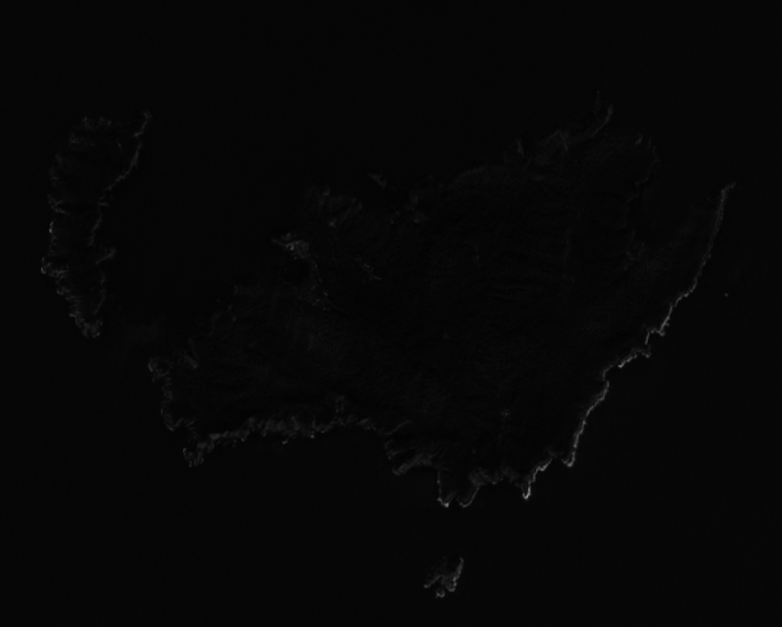
#> input picture Port-Cros/2023-01-29-00_00_2023-01-29-23_59_Sentinel-2_L2A_B02_(Raw).tiff, 782 x 627 px; the run also reads 4 pictures not shown here
$ python main.py
#> lines starting #> are read from the running program, lines starting #| are printed output that depends on the picture; after the words box and inside, x2 and y2 are one past the last pixel; in counts of white or black regions, pixels touching at a corner belong together
# -*- coding: utf-8 -*-
"""
Created on Mon Mar  3 11:00:14 2025

@author: maboorai279
"""

import numpy as np
import cv2
import matplotlib.pyplot as plt


def histogramme(ima):
    h = np.zeros([256, 1])
    NL, NC = ima.shape
    for i in range(NL):
        for j in range(NC):
            val = ima[i, j]
            h[val] += 1
    return h

def binarisation(img_in, seuil):
    dim = img_in.shape
    img_out = np.zeros(dim)

    for i in range(dim[0]):
        for j in range(dim[1]):
            if img_in[i,j] > seuil:
                img_out[i,j] = 1

    img_out = img_out.astype('uint8')
    return img_out


img_avant_b = cv2.imread("2023-01-29-00_00_2023-01-29-23_59_Sentinel-2_L2A_B02_(Raw).tiff", cv2.IMREAD_GRAYSCALE)
#> img_avant_b is the input picture: shape (627, 782); min 1, max 148, mean 6.3
img_avant_v = cv2.imread("2023-01-29-00_00_2023-01-29-23_59_Sentinel-2_L2A_B03_(Raw).tiff", cv2.IMREAD_GRAYSCALE)
img_avant_r = cv2.imread("2023-01-29-00_00_2023-01-29-23_59_Sentinel-2_L2A_B04_(Raw).tiff", cv2.IMREAD_GRAYSCALE)
img_avant_pir = cv2.imread("2023-01-29-00_00_2023-01-29-23_59_Sentinel-2_L2A_B08_(Raw).tiff", cv2.IMREAD_GRAYSCALE)
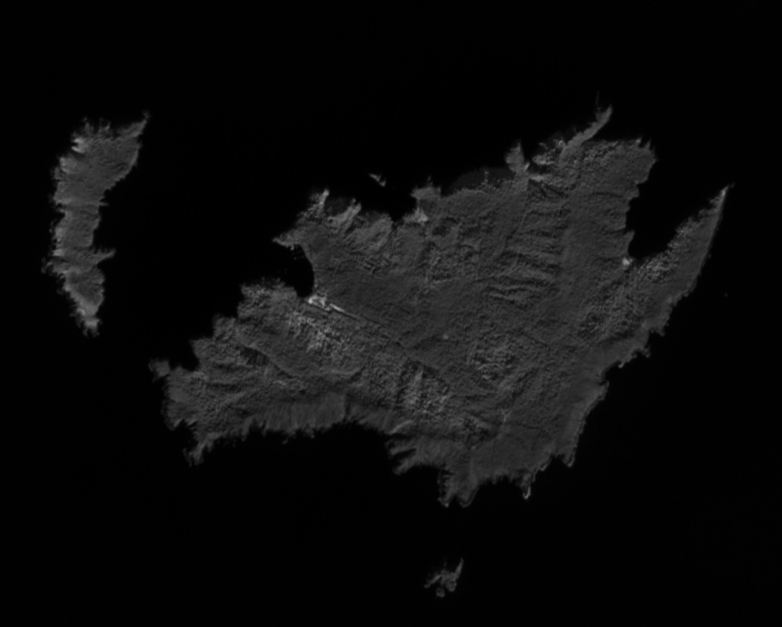
#> input picture Port-Cros/2023-01-29-00_00_2023-01-29-23_59_Sentinel-2_L2A_B08_(Raw).tiff, 782 x 627 px
#> img_avant_pir is the input picture: shape (627, 782); min 0, max 183, mean 12.9

dim_avant = img_avant_r.shape
#> dim_avant = (627, 782)

image_avant = np.zeros([dim_avant[0], dim_avant[1], 4], dtype = 'uint8')
image_avant[:, :, 0] = img_avant_b
image_avant[:, :, 1] = img_avant_v
image_avant[:, :, 2] = img_avant_r
image_avant[:, :, 3] = img_avant_pir

image_avant_col = image_avant[:, :, 0:3]
cv2.imshow("image en hiver en vraie couleur", image_avant_col*4)
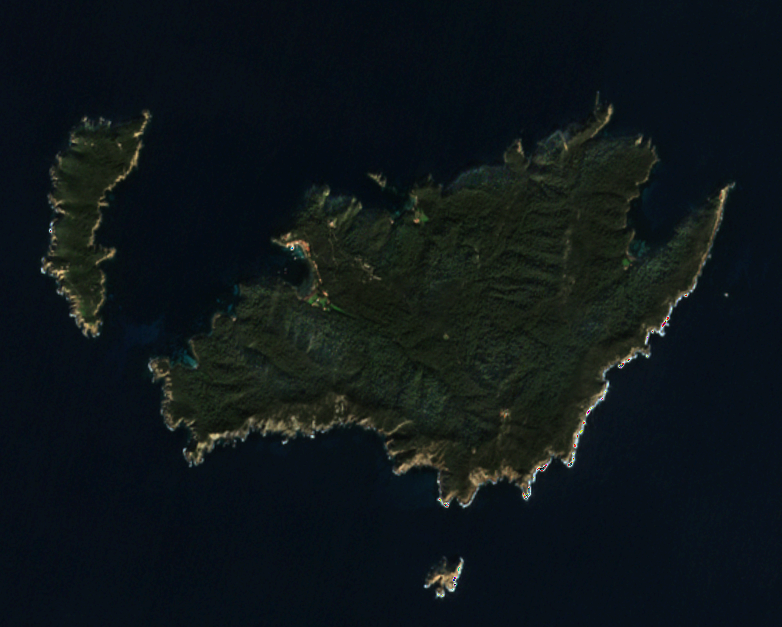
#> window 'image en hiver en vraie couleu': shape (627, 782, 3); mean B, G, R 24.9, 22.2, 14.3
cv2.waitKey(0)

image_avant_col[:, :, 2] = img_avant_pir
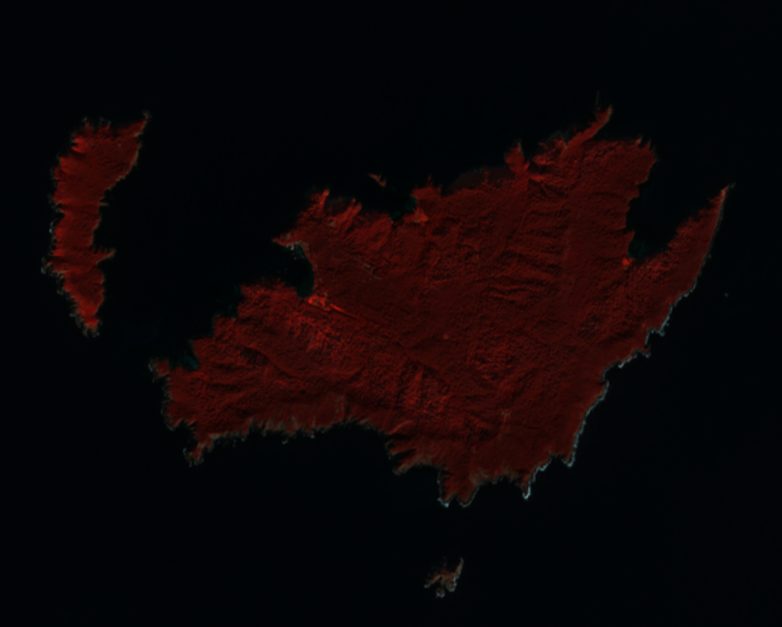
#> image_avant_col: shape (627, 782, 3); mean of channels 0, 1, 2 6.3, 5.6, 12.9; drawn as B, G, R
cv2.imshow("image en hiver en fausse couleur", image_avant_col*2)
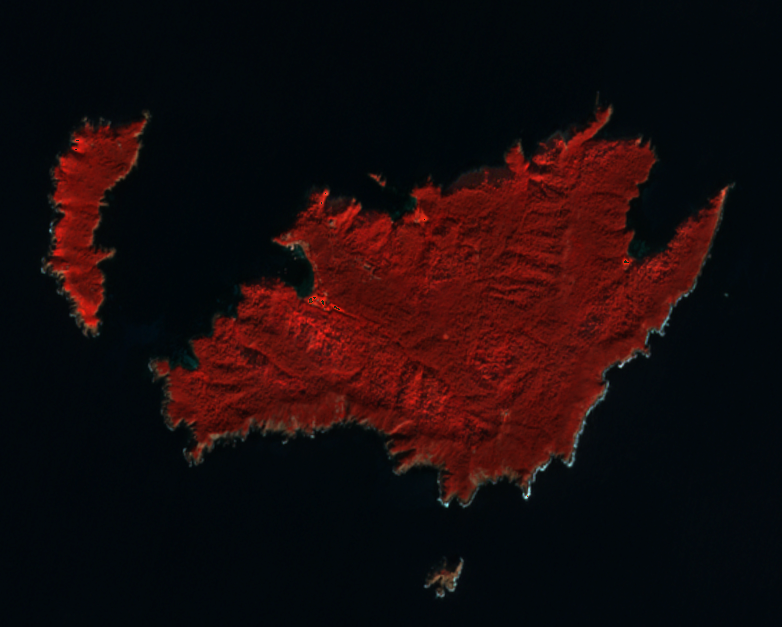
#> window 'image en hiver en fausse coule': shape (627, 782, 3); mean B, G, R 12.5, 11.1, 25.7
cv2.waitKey(0)

cv2.imshow("image en hiver en gris", image_avant_col[:, :, 2])
cv2.waitKey(0)

h = histogramme(image_avant_col[:, :, 2])
#> after the loop in histogramme, `for i in range(NL):`: h = 256 values, max 271846 at index 1, min 0 at index 139, mean 1915.3
plt.Figure()
plt.plot(h)
plt.title('Histogramme en hiver')
plt.xlabel('Valeurs de pixels')
plt.ylabel('Fréquence')
plt.show()
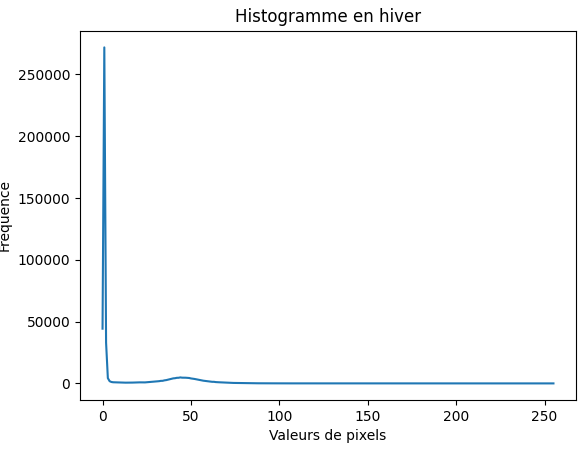
#> figure drawn by matplotlib, 1 panel; curve peaks at x = 1, y = 271846

image_avant_bin = binarisation(image_avant_col[:, :, 2], 5)
#> after the loop in binarisation, `for i in range(dim[0]):`:
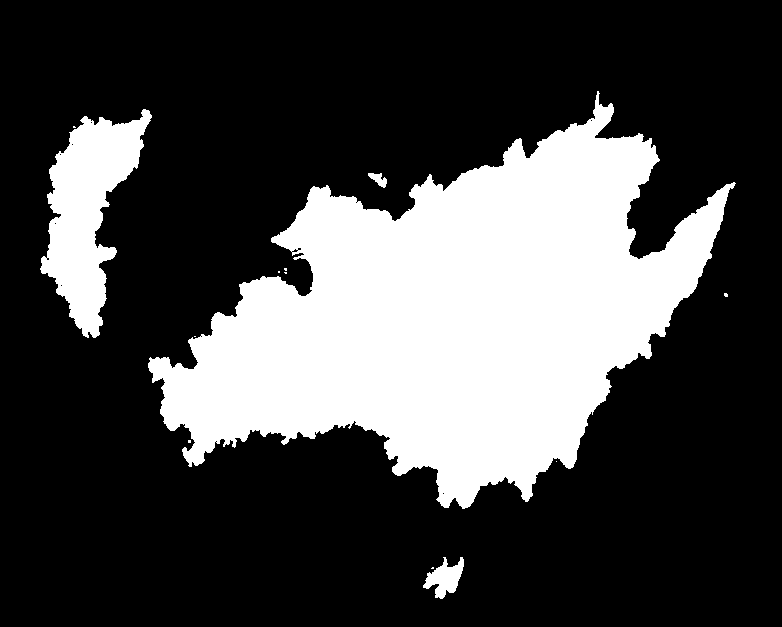
#> img_out: shape (627, 782) float64; values 0 (black) and 1 (white), 27.3% white; 13 white regions (9 under 20 px), largest, box (x1, y1, x2, y2) and area: (148, 91, 736, 509) 120796, (40, 109, 152, 338) 12195, (423, 557, 464, 599) 892, (368, 173, 387, 188) 152
cv2.imshow("image en hiver apres binarisation", image_avant_bin*255)
cv2.waitKey(0)

# La fonction renvoie un label pour chaque composante et le nombre de composantes
n_avant, labels_avant = cv2.connectedComponents(image_avant_bin)
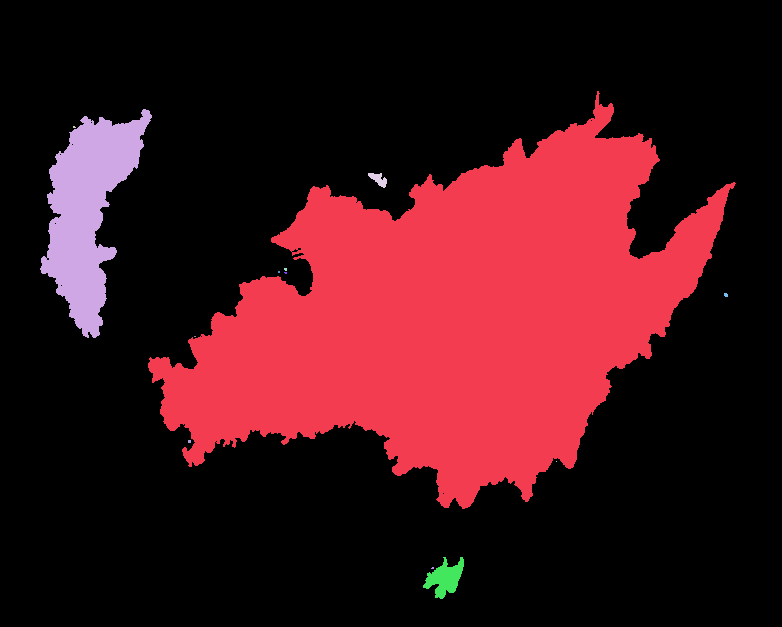
#> labels_avant: shape (627, 782) int32; 14 distinct labels, from 0 to 13; one colour per label, 0 black
#> n_avant = 14

# Affichage du nombre de régions (composantes connectées)
print("Nombre de régions connectées en hiver : ", n_avant)
#| Nombre de régions connectées en hiver :  14


img_apres_b = cv2.imread("2023-08-22-00_00_2023-08-22-23_59_Sentinel-2_L2A_B02_(Raw).tiff", cv2.IMREAD_GRAYSCALE)
img_apres_v = cv2.imread("2023-08-22-00_00_2023-08-22-23_59_Sentinel-2_L2A_B03_(Raw).tiff", cv2.IMREAD_GRAYSCALE)
img_apres_r = cv2.imread("2023-08-22-00_00_2023-08-22-23_59_Sentinel-2_L2A_B04_(Raw).tiff", cv2.IMREAD_GRAYSCALE)
img_apres_pir = cv2.imread("2023-08-22-00_00_2023-08-22-23_59_Sentinel-2_L2A_B08_(Raw).tiff", cv2.IMREAD_GRAYSCALE)

#> (the run stopped early here; a loop or call above may not have finished)
